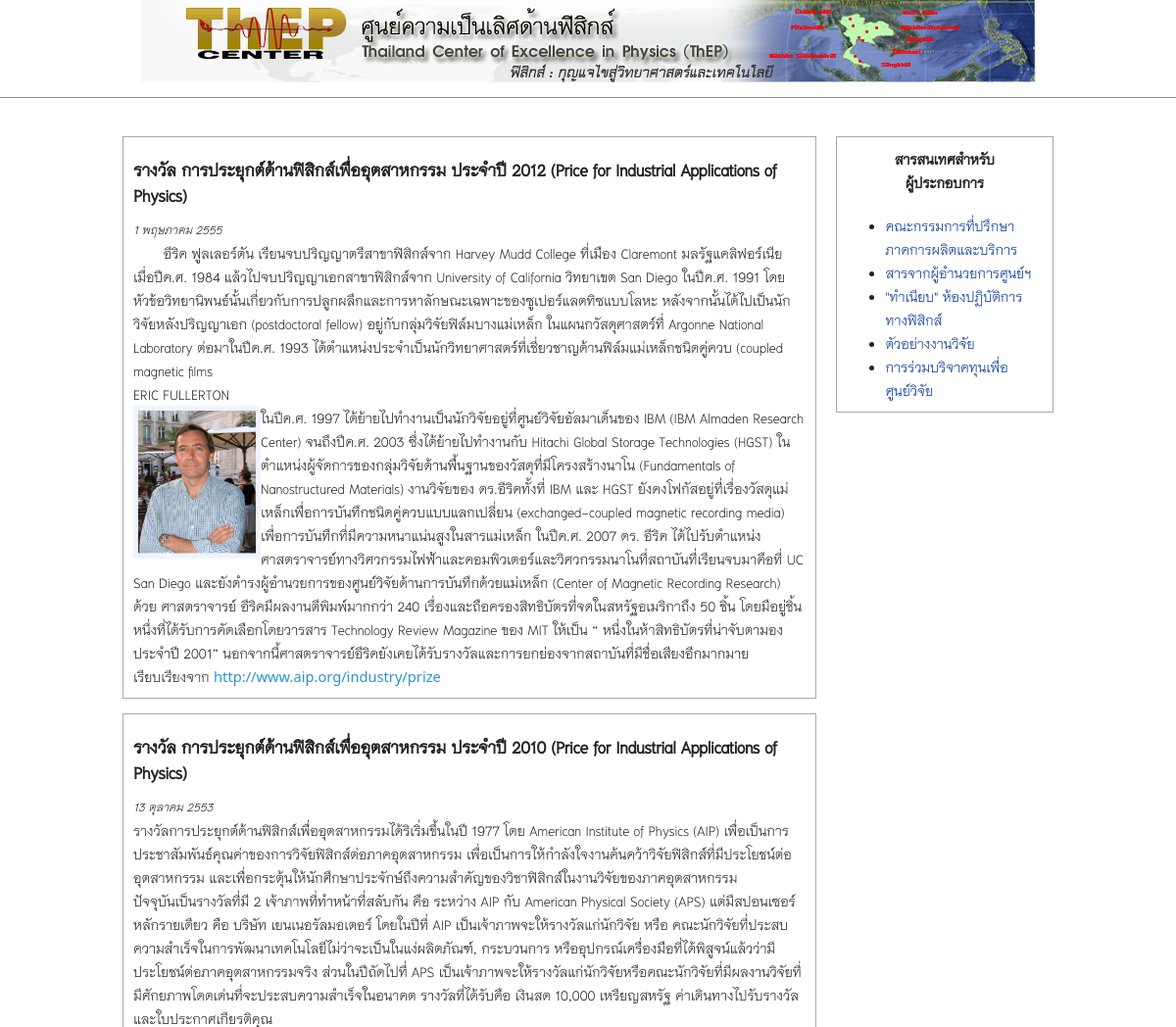
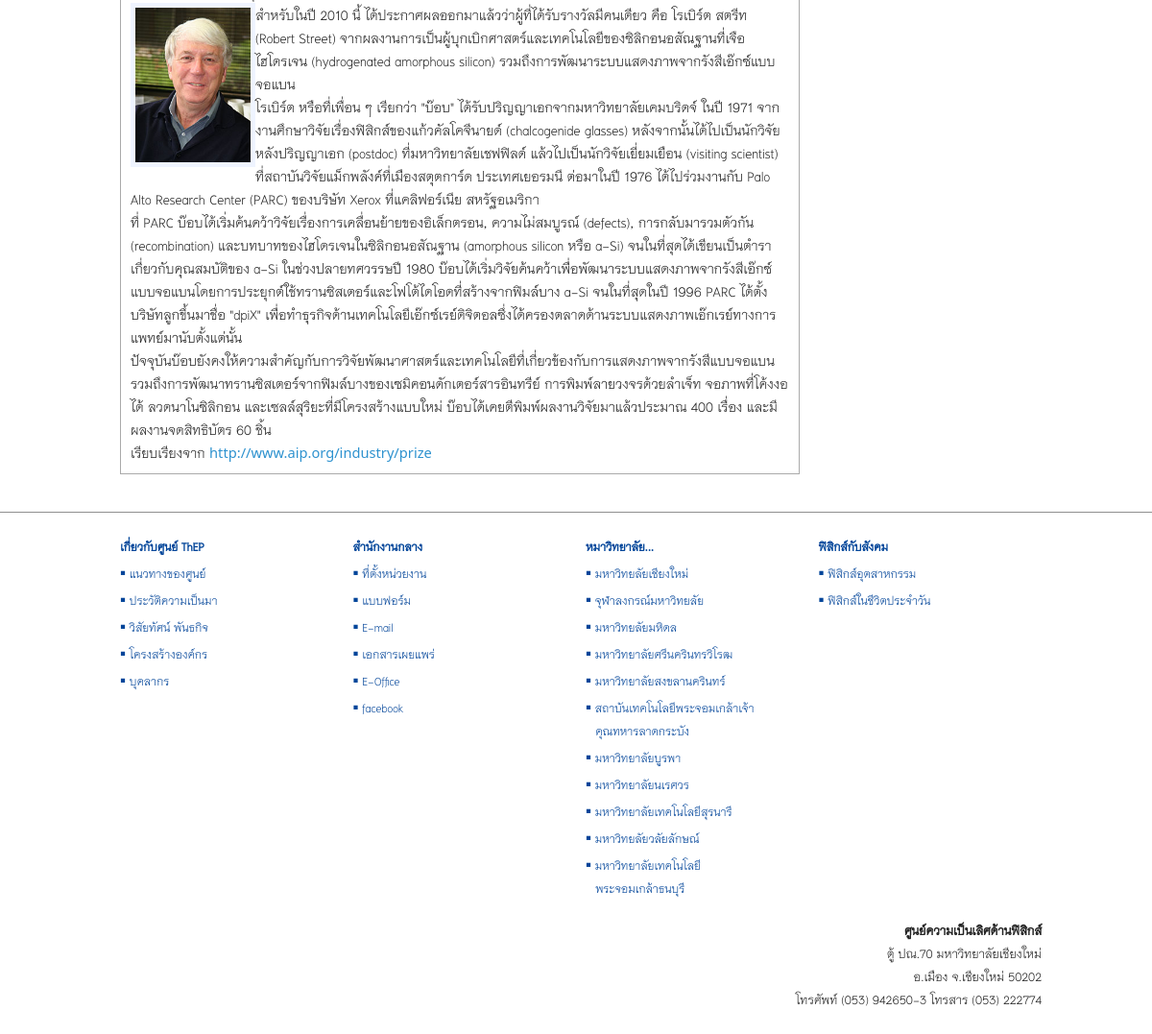
/views/industrial.php, run on the app's committed database (2 pictures, top to bottom).
### tables this page shows
CREATE TABLE `tb_industrial` (
  `id` int(11) NOT NULL auto_increment,
  `title` varchar(255) NOT NULL,
  `content` text NOT NULL,
  `date` varchar(255) NOT NULL,
  `update` varchar(255) NOT NULL,
  PRIMARY KEY  (`id`)
);

### src/system/functions.php (called while the page is built, shortened)
<?php
function thai_date($str_date, $show_day = "n") {
    $time_stamp = strtotime($str_date);
    $days = array("อาทิตย์", "จันทร์", "อังคาร", "พุธ", "พฤหัสบดี", "ศุกร์", "เสาร์");
    $months = array("มกราคม", "กุมภาพันธ์", "มีนาคม", "เมษายน", "พฤษภาคม", "มิถุนายน", "กรกฎาคม", "สิงหาคม", "กันยายน", "ตุลาคม", "พฤศจิกายน", "ธันวาคม");
    $d = date('w', $time_stamp);
    $day = $days[$d];
    $date = date('j', $time_stamp);
    $m = date('m', $time_stamp) - 1;
    $month = $months[$m];
    $year = date('Y', $time_stamp) + 543;
    if ($show_day == 'y') {
        return "วัน$day ที่ $date $month พ.ศ.$year";
    } else {
        return "$date $month $year";
    }
}
function get_includes($name) {
    $conf = new config();
    require_once $conf->includes($name);
}
function doc_head($title) {
    get_includes('doc-head');
}
?>

### src/views/industrial.php (the view, shortened to what this page needs)
<?php
doc_head('ฟิสิกส์อุตสากรรม');
?>
</head>
<body>
    <div class="container">
        <?php get_includes('header'); ?>
        <div class="row" style="margin-top: 20px;">
            <div class="col-sm-9 col-md-9">
                <?php
                $sql = "SELECT * FROM tb_industrial ORDER BY date DESC;";
                $result = mysql_query($sql);
                if (mysql_num_rows($result) > 0) {
                    while ($p = mysql_fetch_array($result)) {
                        echo '
                <div class="bs-example">
                    <div>
                        <h3>' . htmlspecialchars_decode($p['title']) . '</h3>
                        <p><small><em>' . thai_date($p['date']) . '</small></em></p>
                        ' . htmlspecialchars_decode($p['content']) . '
                    </div>
                </div>
                            ';
                    }
                } else {
                    echo '
                        <div class="bs-example">
                            <p>ขออภัย ไม่พบข้อมูล</p>
                        </div>
                        ';
                }
                ?>
            </div>
            <div class="col-sm-3 col-md-3">
                <div class="bs-example">
                    <p style="font-size: 20px; font-weight: bold; text-align: center;">สารสนเทศสำหรับ<br />ผู้ประกอบการ</p>
                    <ul>
                        <li><a href="../../upload02/industrial/Board.pdf" target="_blank">คณะกรรมการที่ปรึกษา<br />ภาคการผลิตและบริการ</a></li>
                        <li><a href="../../upload02/industrial/Message.pdf" target="_blank">สารจากผู้อำนวยการศูนย์ฯ</a></li>
                        <li><a href="../../upload02/industrial/Members.pdf" target="_blank">"ทำเนียบ" ห้องปฏิบัติการ<br />ทางฟิสิกส์</a></li>
                        <li><a href="../../upload02/industrial/thep.pdf" target="_blank">ตัวอย่างงานวิจัย</a></li>
                        <li><a href="../../upload02/industrial/STI-Policy.pdf" target="_blank">การร่วมบริจาคทุนเพื่อศูนย์วิจัย</a></li>
                    </ul>
                </div>
            </div>
        </div>
        <?php get_includes('footer'); ?>
    </div>
</body>
</html>

### src/includes/doc-head.php (shortened to what this page needs)
<!doctype html>
<html lang="en">
    <head>
        <link href="../themes/bootstrap/css/bootstrap.min.css" rel="stylesheet" media="screen">
        <link href="../themes/assets/css/docs.css" rel="stylesheet" media="screen">
        <link href="../style/main.css" rel="stylesheet" type="text/css" media="screen">

### src/includes/header.php
<header class="row" id="page-header">
    <div class="row"><a href="home.php"><img class="img-responsive" style="margin: 0 auto;" src="../images/banner_131015_slogan_960_90.png"></a></div>
</header>
<div class="pageline" id="firstpageline"></div>

### src/includes/footer.php
<div>&nbsp;</div>
<div class="pageline" id="lastpageline"></div>
<div class="row" id="sitefooternav">
    <div class="col-xs-6 col-sm-3 col-md-3" >
        <ul>
            <li><a href="home.php"><b>เกี่ยวกับศูนย์ ThEP</b></a></li>
            <li>▪ <a href="about-us.php">แนวทางของศูนย์</a></li>
            <li>▪ <a href="history">ประวัติความเป็นมา</a></li>
            <li>▪ <a href="vision.php">วิสัยทัศน์ พันธกิจ</a></li>
            <li>▪ <a href="structure.php">โครงสร้างองค์กร</a></li>
            <li>▪ <a href="personel.php">บุคลากร</a></li>
        </ul>
    </div>
    <div class="col-xs-6 col-sm-3 col-md-3" >
        <ul>
            <li><a href="#"><b>สำนักงานกลาง</b></a></li>
            <li>▪ <a href="location.php">ที่ตั้งหน่วยงาน</a></li>
            <li>▪ <a href="form.php">แบบฟอร์ม</a></li>
            <li>▪ <a href="http://mail.google.com/a/thep-center.org" target="_blank">E-mail</a></li>
            <li>▪ <a href="document.php">เอกสารเผยแพร่</a></li>
            <li>▪ <a href="http://eofficethep.com" target="_blank">E-Office</a></li>
            <li>▪ <a href="https://www.facebook.com/pages/Thailand-Center-of-Excellence-in-Physics/118201038353964" target="_blank">facebook</a></li>
        </ul>
    </div>
    <div class="col-xs-6 col-sm-3 col-md-3" >
        <ul>
            <li><a href="#"><b>หมาวิทยาลัย...</b></a></li>
            <li>▪ <a href="http://www.cmu.ac.th" target="_blank">มหาวิทยลัยเชียงใหม่</a></li>
            <li>▪ <a href="http://www.chula.ac.th" target="_blank">จุฬาลงกรณ์มหาวิทยลัย</a></li>
            <li>▪ <a href="http://www.mahidol.ac.th" target="_blank">มหาวิทยลัยมหิดล</a></li>
            <li>▪ <a href="http://www.swu.ac.th" target="_blank">มหาวิทยาลัยศรีนครินทรวิโรฒ</a></li>
            <li>▪ <a href="http://www.psu.ac.th" target="_blank">มหาวิทยาลัยสงขลานครินทร์</a></li>
            <li>▪ <a href="http://www.kmitl.ac.th" target="_blank">สถาบันเทคโนโลยีพระจอมเกล้าเจ้าคุณทหารลาดกระบัง</a></li>
            <li>▪ <a href="http://www.buu.ac.th" target="_blank">มหาวิทยาลัยบูรพา</a></li>
            <li>▪ <a href="http://www.nu.ac.th" target="_blank">มหาวิทยาลัยนเรศวร</a></li>
            <li>▪ <a href="http://www.sut.ac.th" target="_blank">มหาวิทยาลัยเทคโนโลยีสุรนารี</a></li>
            <li>▪ <a href="http://www.wu.ac.th" target="_blank">มหาวิทยลัยวลัยลักษณ์</a></li>
            <li>▪ <a href="http://www.kmutt.ac.th" target="_blank">มหาวิทยาลัยเทคโนโลยีพระจอมเกล้าธนบุรี</a></li>
        </ul>
    </div>
    <div class="col-xs-6 col-sm-3 col-md-3">
        <ul><li><a href="#"><b>ฟิสิกส์กับสังคม</b></a></li>
            <li>▪ <a href="industrial.php">ฟิสิกส์อุตสาหกรรม</a></li>
            <li>▪ <a href="#">ฟิสิกส์ในชีวิตประจำวัน</a></li>
        </ul>
    </div>
</div>
<div class="row">
    <div style="font-size: 90%; text-align: right; padding-top: 20px;">
        <b>ศูนย์ความเป็นเลิศด้านฟิสิกส์</b><br>
        ตู้ ปณ.70 มหาวิทยาลัยเชียงใหม่<br>
        อ.เมือง จ.เชียงใหม่ 50202<br>
        โทรศัพท์ (053) 942650-3 โทรสาร (053) 222774
    </div>
</div>
<div>&nbsp;</div>

### src/themes/assets/css/docs.css (style rules this page uses)
body { position: relative; padding-top: 50px; }
.bs-example { position: relative; padding: 15px 15px 15px 15px; margin: 0 -15px 15px; background-color: #fafafa; box-shadow: inset 0 3px 6px rgba(0,0,0,.05); border-color: #e5e5e5 #eee #eee; border-style: solid; border-width: 1px 0; }
.bs-example:after { position: absolute; left: 15px; font-size: 12px; font-weight: bold; color: #bbb; text-transform: uppercase; letter-spacing: 1px; }
@media screen and (min-width: 768px) { .bs-example { margin-left: 0; margin-right: 0; background-color: #fff; border-width: 1px; border-color: #ddd; border-radius: 4px 4px 0 0; box-shadow: none; } }
.bs-example > p:last-child, .bs-example > ul:last-child, .bs-example > ol:last-child, .bs-example > blockquote:last-child, .bs-example > .form-control:last-child, .bs-example > .table:last-child, .bs-example > .navbar:last-child, .bs-example > .jumbotron:last-child, .bs-example > .alert:last-child, .bs-example > .panel:last-child, .bs-example > .list-group:last-child, .bs-example > .well:last-child, .bs-example > .progress:last-child, .bs-example > .table-responsive:last-child > .table { margin-bottom: 0; }

### src/style/main.css (style rules this page uses)
body { margin: 0; padding: 0; width: 100%; background-color: #FFF; font-family: 'TH Niramit AS'; font-size: 20px; line-height: 24px; color: #222222; }
h1, h2, h3, h4, h5, h6, .h1, .h2, .h3, .h4, .h5, .h6 { font-family: 'TH Niramit AS'; font-weight: 600; }
a { text-decoration: none; color: #003399; }
#page-header { height: 99px; }
.bs-example { border: 1px solid #aaaaaa; border-radius: 0; padding: 10px; }
div#firstpageline { position: absolute; left: 0; top: 99px; }
div#lastpageline { position: absolute; left: 0; }
div.pageline { height: 1px; background-color: #8f8f8f; width: 100%; overflow: hidden; }
#sitefooternav { font-size: 0.85em; }
ul { display: block; list-style-type: disc; -webkit-margin-before: 1em; -webkit-margin-after: 1em; -webkit-margin-start: 0px; -webkit-margin-end: 0px; -webkit-padding-start: 40px; }
#sitefooternav ul { margin: 0 10px 0 0; padding: 0; color: #004499; text-indent: 0; width: 178px; }
#sitefooternav li { margin: 4px 0 0 0.6em; text-indent: -0.6em; padding-left: 0; list-style-position: outside; list-style-image: none; list-style-type: none; }
#sitefooternav li a { color: #004499; }
h1, h2, h3 { margin-top: 10px; margin-bottom: 8px; }
p { margin: 0 }
.col-xs-1, .col-xs-2, .col-xs-3, .col-xs-4, .col-xs-5, .col-xs-6, .col-xs-7, .col-xs-8, .col-xs-9, .col-xs-10, .col-xs-11, .col-xs-12, .col-sm-1, .col-sm-2, .col-sm-3, .col-sm-4, .col-sm-5, .col-sm-6, .col-sm-7, .col-sm-8, .col-sm-9, .col-sm-10, .col-sm-11, .col-sm-12, .col-md-1, .col-md-2, .col-md-3, .col-md-4, .col-md-5, .col-md-6, .col-md-7, .col-md-8, .col-md-9, .col-md-10, .col-md-11, .col-md-12, .col-lg-1, .col-lg-2, .col-lg-3, .col-lg-4, .col-lg-5, .col-lg-6, .col-lg-7, .col-lg-8, .col-lg-9, .col-lg-10, .col-lg-11, .col-lg-12 { padding-top: 20px; padding-right: 10px; padding-left: 10px; }
@media (min-width: 1200px) { .container { max-width: 100%; } }
@media (min-width: 1200px) { .container > .row { width: 970px; margin: auto; } }

### data on the page
tb_industrial: title "รางวัล การประยุกต์ด้านฟิสิกส์เพื่ออุตสาหกรรม ประจำปี 2012 (Price for Industrial Applications of Physics)", date "1 พฤษภาคม 2555", content "อีริค ฟูลเลอร์ตัน เรียนจบปริญญาตรีสาขาฟิสิกส์จาก Harvey Mudd College ที่เมือง Claremont มลรัฐแคลิฟอร์เนีย เมื่อปีค.ศ. 1984 แล้วไปจบปริญญาเอกสาขาฟิสิกส์จาก University of California วิทยาเขต San Diego ในปีค.ศ. 1991 โดยหัวข้อวิทยานิพนธ์นั้นเกี่ยวกับการปลูกผลึกและการหาลักษณะเฉพาะของซูเปอร์แลตทิซแบบโลหะ หลังจากนั้นได้ไปเป็นนักวิจัยหลังปริญญาเอก (postdoctoral fellow) อยู่กับกลุ่มวิจัยฟิล์มบางแม่เหล็ก ในแผนกวัสดุศาสตร์ที่ Argonne National Laboratory ต่อมาในปีค.ศ. 1993 ได้ตำแหน่งประจำเป็นนักวิทยาศาสตร์ที่เชี่ยวชาญด้านฟิล์มแม่เหล็กชนิดคู่ควบ (coupled magnetic films ERIC FULLERTON ในปีค.ศ. 1997 ได้ย้ายไปทำงานเป็นนักวิจัยอยู่ที่ศูนย์วิจัยอัลมาเด็นของ IBM (IBM Almaden Research Center) จนถึงปีค.ศ. 2003…", content (picture)
tb_industrial: title "รางวัล การประยุกต์ด้านฟิสิกส์เพื่ออุตสาหกรรม ประจำปี 2010 (Price for Industrial Applications of Physics)", date "13 ตุลาคม 2553", content "รางวัลการประยุกต์ด้านฟิสิกส์เพื่ออุตสาหกรรมได้ริเริ่มขึ้นในปี 1977 โดย American Institute of Physics (AIP) เพื่อเป็นการประชาสัมพันธ์คุณค่าของการวิจัยฟิสิกส์ต่อภาคอุตสาหกรรม เพื่อเป็นการให้กำลังใจงานค้นคว้าวิจัยฟิสิกส์ที่มีประโยชน์ต่ออุตสาหกรรม และเพื่อกระตุ้นให้นักศึกษาประจักษ์ถึงความสำคัญของวิชาฟิสิกส์ในงานวิจัยของภาคอุตสาหกรรม ปัจจุบันเป็นรางวัลที่มี 2 เจ้าภาพที่ทำหน้าที่สลับกัน คือ ระหว่าง AIP กับ American Physical Society (APS) แต่มีสปอนเซอร์หลักรายเดียว คือ บริษัท เยนเนอรัลมอเตอร์ โดยในปีที่ AIP เป็นเจ้าภาพจะให้รางวัลแก่นักวิจัย หรือ คณะนักวิจัยที่ประสบความสำเร็จในการพัฒนาเทคโนโลยีไม่ว่าจะเป็นในแง่ผลิตภัณฑ์, กระบวนการ…", content (picture)
